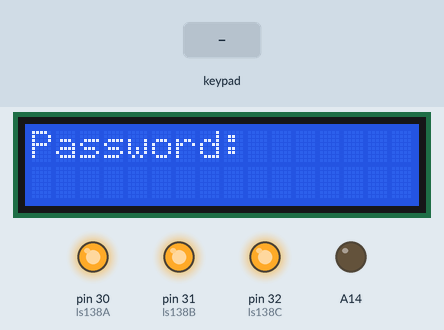
Simulated run of this sketch. Board: Arduino Mega 2560, built with avr-gcc and run on an emulated ATmega2560. On the bench: 16×2 character LCD, output pins drawn as LEDs (lit = HIGH). The inputs (shaded band) are chosen by the test bench. Pins used as bus, display or sensor lines are not drawn.

Above: at 1.2 s.
1.3 s: keypad keys 2 5 2 4 2 3 2 2 A pressed 0.4 s apart
At 5.6 s:
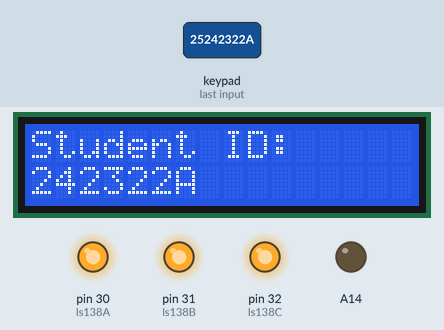
6.4 s: key 'F' pressed
At 7.6 s:
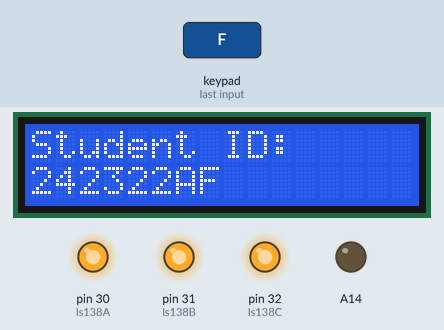
7.9 s: key 'E' pressed
At 9.4 s:
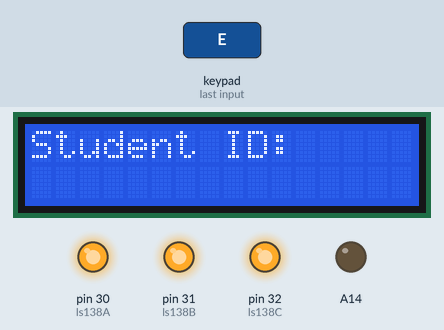
10.5 s: keypad keys 2 3 4 5 6 7 8 9 D pressed 0.4 s apart
At 14.5 s:
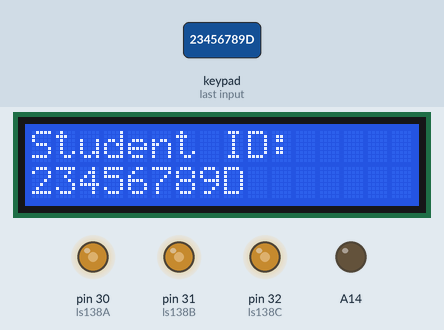
15.6 s: key 'C' pressed
At 16.8 s:
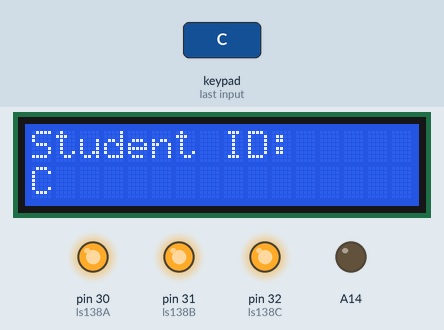
17.1 s: key 'D' pressed
At 18.2 s:
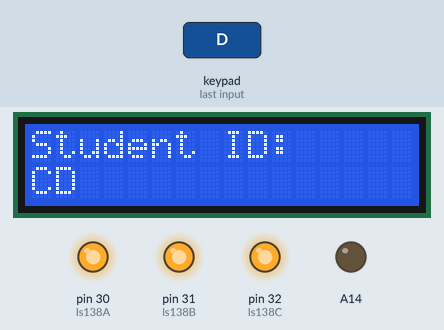
Timing chart, 0 to 19.6 s (numbered marks = the images above; inputs shaded):
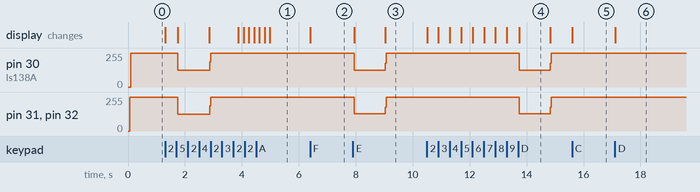

Measured:
- after the input at 1.3 s, pin 30 (ls138A), pin 31 (ls138B), pin 32 (ls138C): 255/255 → 127/255 after 0.45 s, → 255/255 1.1 s later; the display: first changes at once (image 1 shows a later state)
- after the input at 6.4 s, the display: changes at once (image 2)
- after the input at 7.9 s, pin 30 (ls138A): 255/255 → 127/255 after 0.05 s, → 255/255 1.1 s later; pin 31 (ls138B), pin 32 (ls138C): 255/255 → 128/255 after 0.05 s, → 255/255 1.1 s later; the display: first changes after 0.05 s (image 3 shows a later state)
- after the input at 10.5 s, pin 30 (ls138A): 255/255 → 127/255 after 3.2 s, → 255/255 1.1 s later; pin 31 (ls138B), pin 32 (ls138C): 255/255 → 128/255 after 3.2 s, → 255/255 1.1 s later; the display: first changes at once (image 4 shows a later state)
- after the input at 15.6 s, the display: changes at once (image 5)
- after the input at 17.1 s, the display: changes at once (image 6)
- what the display in image 4 shows lasts 1.1 s, from 13.7 s to 14.8 s

The sketch:

EXE1.ino
```cpp
#include <LiquidCrystal.h>
#include <Keypad.h>

#define ls138A 30
#define ls138B 31
#define ls138C 32

#define row 8
#define col 8

#define data_O {0, 0, 1, 1, 1, 1, 0, 0,\
                0, 1, 0, 0, 0, 0, 1, 0,\
                1, 0, 0, 0, 0, 0, 0, 1,\
                1, 0, 0, 0, 0, 0, 0, 1,\
                1, 0, 0, 0, 0, 0, 0, 1,\
                1, 0, 0, 0, 0, 0, 0, 1,\
                0, 1, 0, 0, 0, 0, 1, 0,\
                0, 0, 1, 1, 1, 1, 0, 0}

#define data_X {1, 0, 0, 0, 0, 0, 0, 1,\
                0, 1, 0, 0, 0, 0, 1, 0,\
                0, 0, 1, 0, 0, 1, 0, 0,\
                0, 0, 0, 1, 1, 0, 0, 0,\
                0, 0, 0, 1, 1, 0, 0, 0,\
                0, 0, 1, 0, 0, 1, 0, 0,\
                0, 1, 0, 0, 0, 0, 1, 0,\
                1, 0, 0, 0, 0, 0, 0, 1}

#define data_N {0, 0, 0, 0, 0, 0, 0, 0,\
                0, 0, 0, 0, 0, 0, 0, 0,\
                0, 0, 0, 0, 0, 0, 0, 0,\
                0, 0, 0, 0, 0, 0, 0, 0,\
                0, 0, 0, 0, 0, 0, 0, 0,\
                0, 0, 0, 0, 0, 0, 0, 0,\
                0, 0, 0, 0, 0, 0, 0, 0,\
                0, 0, 0, 0, 0, 0, 0, 0}

boolean word_array[3][row][col] = {data_O, data_X, data_N};
boolean led[row][col];

byte rowpin[row] = {2, 3, 4, 5, 6, 7, 8, 9};

const byte ROWS = 4;
const byte COLS = 4;

char keys[ROWS][COLS] = {{'F','E','D','C'},
                         {'B','3','6','9'},
                         {'A','2','5','8'},
                         {'0','1','4','7'}};

byte rowPins[ROWS] = {25, 24, 23, 22};
byte colPins[COLS] = {29, 28, 27, 26};

LiquidCrystal lcd(49, 48, 47, 43, 42, 41);
Keypad keypad = Keypad(makeKeymap(keys), rowPins, colPins, ROWS, COLS);

int cursor = 0;
int q = 0;
int pw = 0;

void setup() {

    lcd.begin(16, 2);
    lcd.clear();

    pinMode(ls138A, OUTPUT);
    pinMode(ls138B, OUTPUT);
    pinMode(ls138C, OUTPUT);

    for (int i = 0; i < 8; i++)
    {

        pinMode(rowpin[i], OUTPUT);
    }

    clearled();
    pinMode(A14, OUTPUT);
    digitalWrite(A14, LOW);

}

void loop() {

    wordtoled(2);
    displayled(led, 1);

    while(q == 0)
    {

        lcd.setCursor(0, 0);
        lcd.print("Password:       "); //103

        char customkey = keypad.getKey();

        lcd.setCursor(cursor, 1);

        if(customkey) {

            lcd.print(customkey);
            cursor++;

            pw = pw + customkey;

            if(pw == 103) {

                q = 1;
                pw = 0;
                cursor = 0;

                wordtoled(0);
                displayled(led, 2000);

                lcd.setCursor(0, 1);
                lcd.print("                ");

                wordtoled(2);
                displayled(led, 1);

            }
            else if(cursor == 2) {

                cursor = 0;
                pw = 0;

                wordtoled(1);
                displayled(led, 2000);

                lcd.setCursor(0, 1);
                lcd.print("                ");

                wordtoled(2);
                displayled(led, 1);

            }

        }

    }

    lcd.clear();
    delay(1000);

    while (q == 1)
    {

        lcd.setCursor(0, 0);
        lcd.print("Student ID:     ");

        char customkey = keypad.getKey();

        lcd.setCursor(cursor, 1);

        if(customkey) {

            lcd.print(customkey);
            cursor++;

            pw = pw + customkey;

            if(pw == 505) {

                q = 0;
                pw = 0;
                cursor = 0;

                wordtoled(0);
                displayled(led, 2000);

                lcd.setCursor(0, 1);
                lcd.print("                ");

                wordtoled(2);
                displayled(led, 1);

            }
            else if(cursor == 9) {

                cursor = 0;
                pw = 0;

                wordtoled(1);
                displayled(led, 2000);

                lcd.setCursor(0, 1);
                lcd.print("                ");

                wordtoled(2);
                displayled(led, 1);

            }

        }

    }

    lcd.clear();
    delay(1000);

}

void wordtoled(int n)
{

    for (int i = 0; i < row; i++)
    {

        for (int j = 0; j < col; j++)
        {

            led[i][j] = word_array[n][i][j];
        }
    }
}

void clearled()
{

    for (int i = 0; i < row; i++)
    {

        digitalWrite(rowpin[i], LOW);
    }
}

void displayled(boolean led[row][col], int continue_time)
{

    for (int k = 0; k < continue_time; k++)
    {

        for (int i = 0; i < col; i++)
        {

            clearled();
            low_74138pin(i);

            for (int j = 0; j < row; j++)
            {

                if (led[j][i] == 1)
                {

                    digitalWrite(rowpin[j], HIGH);
                }
            }
        }
    }
}

void low_74138pin(int num)
{

    switch (num)
    {

    case 0:
        digitalWrite(ls138A, LOW);
        digitalWrite(ls138B, LOW);
        digitalWrite(ls138C, LOW);
        break;

    case 1:
        digitalWrite(ls138A, HIGH);
        digitalWrite(ls138B, LOW);
        digitalWrite(ls138C, LOW);
        break;

    case 2:
        digitalWrite(ls138A, LOW);
        digitalWrite(ls138B, HIGH);
        digitalWrite(ls138C, LOW);
        break;

    case 3:
        digitalWrite(ls138A, HIGH);
        digitalWrite(ls138B, HIGH);
        digitalWrite(ls138C, LOW);
        break;

    case 4:
        digitalWrite(ls138A, LOW);
        digitalWrite(ls138B, LOW);
        digitalWrite(ls138C, HIGH);
        break;

    case 5:
        digitalWrite(ls138A, HIGH);
        digitalWrite(ls138B, LOW);
        digitalWrite(ls138C, HIGH);
        break;

    case 6:
        digitalWrite(ls138A, LOW);
        digitalWrite(ls138B, HIGH);
        digitalWrite(ls138C, HIGH);
        break;

    case 7:
        digitalWrite(ls138A, HIGH);
        digitalWrite(ls138B, HIGH);
        digitalWrite(ls138C, HIGH);
        break;
    }
}
```
